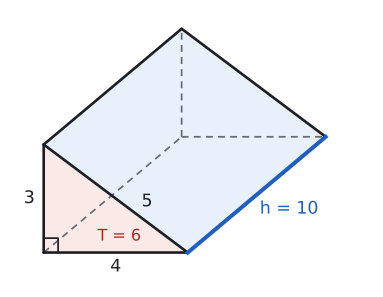

The script that drew this image:
import sys; sys.path.insert(0, "tools")
from cizim import *

# Eğik izdüşüm: genişlik (x) ve yükseklik (z) gerçek ölçüde, derinlik (y) yarıya kısaltılmış ve 40° eğik.
KD, TETA = 0.5, np.radians(40)
CX, SY = KD * np.cos(TETA), KD * np.sin(TETA)
GOZ = np.array([CX, -1.0, SY])  # bakan göze doğru yön

def P(p):
    x, y, z = p
    return np.array([x + CX * y, z + SY * y])

def prizma(ax, taban, v, renkler=None, lw=2.0):
    """taban: dışbükey çokgenin 3B köşeleri, v: öteleme vektörü (yanal ayrıt). Görünmeyen ayrıtlar kesikli."""
    taban = [np.array(t, float) for t in taban]; v = np.array(v, float); n = len(taban)
    ust = [t + v for t in taban]; merkez = sum(taban) / n + v / 2
    yuzler = [list(range(n)), list(range(n, 2 * n))] + [[i, (i + 1) % n, n + (i + 1) % n, n + i] for i in range(n)]
    kose = taban + ust; gorunur = []
    for y in yuzler:
        a, b, c = kose[y[0]], kose[y[1]], kose[y[2]]
        nor = np.cross(b - a, c - a)
        if np.dot(nor, sum(kose[i] for i in y) / len(y) - merkez) < 0: nor = -nor
        gorunur.append(np.dot(nor, GOZ) > 1e-9)
    renkler = renkler or {}
    for k, y in enumerate(yuzler):
        if k in renkler and gorunur[k]:
            ax.add_patch(patches.Polygon([P(kose[i]) for i in y], closed=True, facecolor=renkler[k], edgecolor="none", zorder=1))
    kenarlar = {}
    for k, y in enumerate(yuzler):
        for j in range(len(y)):
            e = tuple(sorted((y[j], y[(j + 1) % len(y)])))
            kenarlar[e] = kenarlar.get(e, False) or gorunur[k]
    for (i, j), g in kenarlar.items():
        a, b = P(kose[i]), P(kose[j])
        if g: ax.plot([a[0], b[0]], [a[1], b[1]], color=YAZI, lw=lw, zorder=4, solid_capstyle="round")
        else: ax.plot([a[0], b[0]], [a[1], b[1]], color=SOLUK, lw=1.3, ls=(0, (4, 3)), zorder=2)
    return kose

def cizgi(ax, p, q, renk=KIRMIZI, lw=2.4, ls="-", z=5):
    a, b = P(p), P(q); ax.plot([a[0], b[0]], [a[1], b[1]], color=renk, lw=lw, ls=ls, zorder=z)

def yaz(ax, p, s, dx=0.0, dy=0.0, renk=YAZI, boy=13, **kw):
    q = P(p); ax.text(q[0] + dx, q[1] + dy, s, ha=kw.pop("ha", "center"), va=kw.pop("va", "center"), color=renk, fontsize=boy, zorder=7, **kw)

def dik(ax, k, u, w, r=0.4, renk=YAZI):
    k, u, w = np.array(k, float), np.array(u, float), np.array(w, float)
    u = u / np.linalg.norm(u); w = w / np.linalg.norm(w)
    pts = [P(k + r * u), P(k + r * u + r * w), P(k + r * w)]
    ax.plot([p[0] for p in pts], [p[1] for p in pts], color=renk, lw=1.3, zorder=6)

def bitir(ax, pay=0.6):
    ax.set_aspect("equal"); ax.axis("off"); ax.autoscale_view(); ax.margins(0.04)
# Yan yatırılmış üçgen dik prizma: öndeki taban 3-4-5 dik üçgeni (gerçek ölçü), yükseklik 10 derinlik yönünde
fig, ax = sekil(5, 3.8)
T = [(0, 0, 0), (4, 0, 0), (0, 0, 3)]
k = prizma(ax, T, (0, 10, 0), renkler={0: KIRMIZI_ACIK, 2: MAVI_ACIK, 3: MAVI_ACIK, 4: MAVI_ACIK})
dik(ax, (0, 0, 0), (1, 0, 0), (0, 0, 1), r=0.4)
yaz(ax, (2, 0, 0), "4", dy=-0.4)
yaz(ax, (0, 0, 1.5), "3", dx=-0.4)
yaz(ax, (2.6, 0, 1.05), "5", dx=0.27, dy=0.36)
yaz(ax, (2.1, 0, 0.45), "T = 6", renk=KIRMIZI, boy=12)
cizgi(ax, (4, 0, 0), (4, 10, 0), renk=MAVI, lw=3)
yaz(ax, (4, 5, 0), "h = 10", dx=0.9, dy=-0.4, renk=MAVI)
ax.set_xlim(-1, 9.2); ax.set_ylim(-1, 6.8)
ax.set_aspect("equal"); ax.axis("off")
kaydet(fig, __file__)
